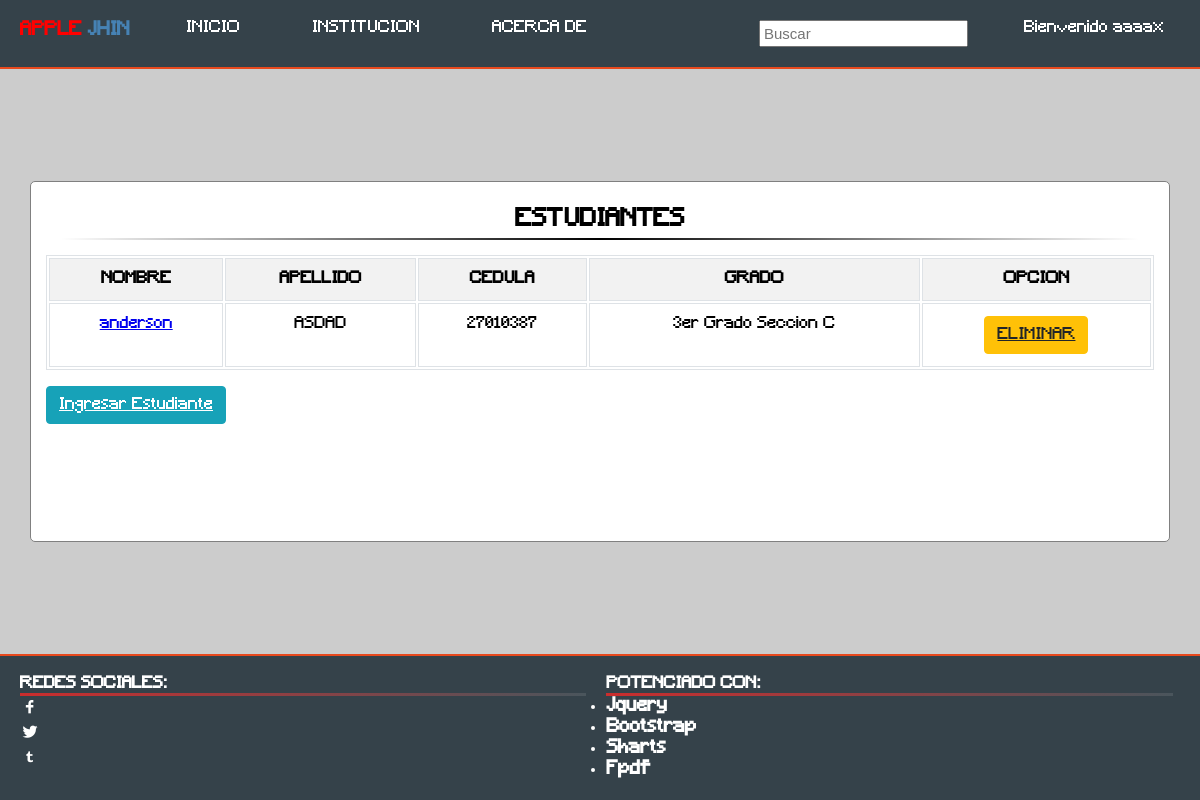
Page /perfil/estudiantes.php (signed in) on the earlier database version.
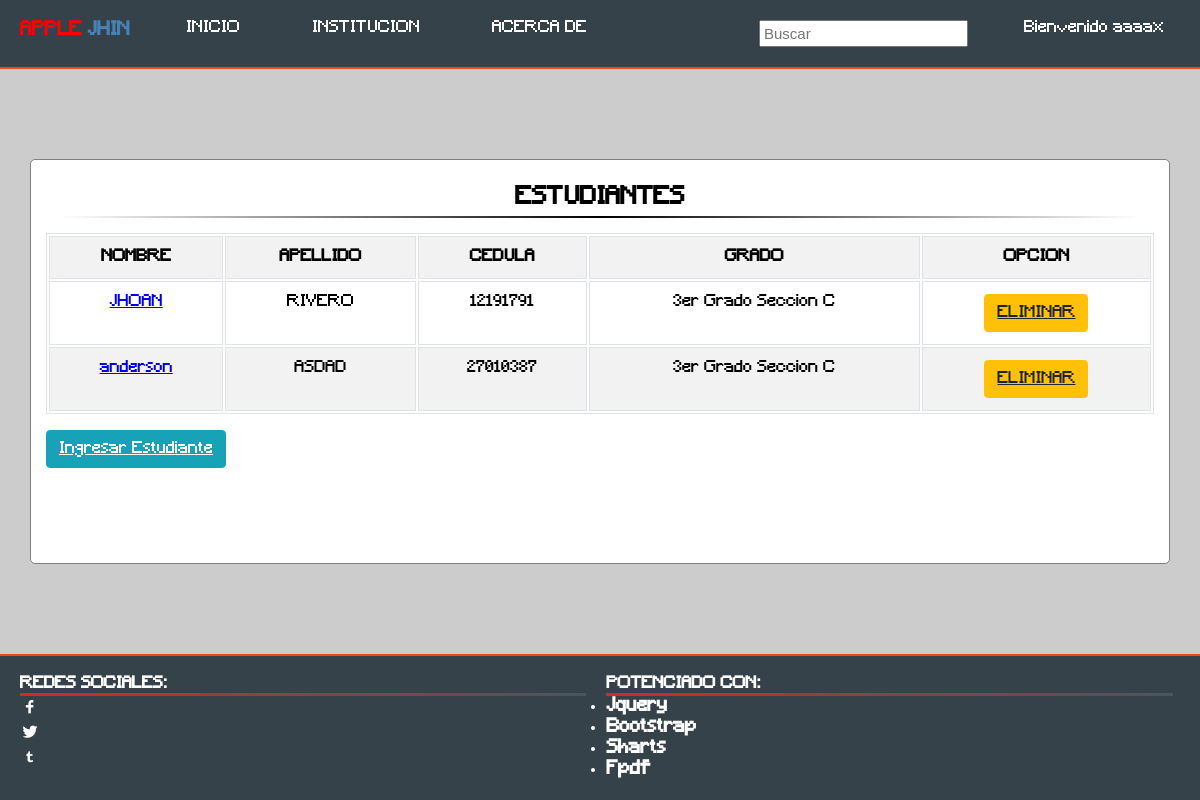
Same page on the later database version.
### tables this page shows
CREATE TABLE `estudiante` (
  `id_estudiante` int(11) NOT NULL AUTO_INCREMENT,
  `nombres` varchar(100) NOT NULL,
  `apellidos` varchar(100) NOT NULL,
  `cedula` varchar(100) NOT NULL,
  `grado` varchar(100) NOT NULL,
  PRIMARY KEY (`id_estudiante`),
  UNIQUE KEY `cedula` (`cedula`)
);

### php/estudiantes/conexion.php (called while the page is built, shortened)
<?php
	class conexions
	{
		private $host;
		private $user;
		private $password;
		private $database;
		function __construct(){
			$this->host 	= "localhost";
			$this->user 	= "root";
			$this->password = "";
			$this->database = "sanjose";
		}
		public function conectar(){
			$conexion = mysqli_connect($this->host, $this->user, $this->password, $this->database);
			return $conexion;
		}
	}
 ?>

### php/estudiantes/estudiante.php (called while the page is built, shortened)
<?php
	include "conexion.php";
	class estudiante
	{
		private $link;
		function __construct()
		{
			$this->conn  = new conexions();
			$this->link  = $this->conn->conectar();
		}
		public function getEstudiante()
		{
			$query  = "SELECT * FROM estudiante";
			$result = mysqli_query($this->link, $query);
			$data   = array();
			while ($data[] = mysqli_fetch_assoc($result));
			rsort($data);
			array_pop($data);
			return $data;
		}
	}
?>

### perfil/estudiantes.php (the view, shortened to what this page needs)
<?php
		include "../php/estudiantes/estudiante.php";
		$estudiantes = new estudiante;
		$estudiante = $estudiantes->getEstudiante();
	?>
	<!DOCTYPE html>
	<html>
	<head>
		<link rel="stylesheet" type="text/css" href="../css/estilos.css">
		<link rel="stylesheet" type="text/css" href="../css/bootstrap.css">
		<link rel="stylesheet" type="text/css" href="../css/icofont.css">
	</head>
	<body style="background-color: rgba(0,0,0,0.2);">
	<?php include "../php/acceso2.php"; ?>
		<main class="container" style="display: flex; background-color: rgba(0,0,0,0); flex-wrap:wrap;">
			<div class="wall-p">
					<div class="title-m">
					<h2>ESTUDIANTES</h2>
				<hr class="stylerf">
			</div>
								<table class="table table-striped table-bordered table-hover">
							<tr class="bg-pboots">
								<th>NOMBRE</th>
								<th>APELLIDO</th>
								<th>CEDULA</th>
								<th>GRADO</th>
								<th>OPCION</th>
							</tr>
								<?php  $i = 0;
					if (count($estudiante)>0) {
						foreach ($estudiante as $column => $value) {
					$i++;
				?>
						<tr class="elsegundo" style="text-align: center;">
							<td><a href="?id=<?=$value['id_estudiante'];?>"><?php echo $value['nombres'];?></a></td>
							<td><?php echo $value['apellidos'];?></td>
							<td><?php echo $value['cedula'];?></td>
							<td><?php echo $value['grado'];?></td>
							<td><a href="../php/maestros/maestro_controler.php?id=<?=$value['id_maestro'];?>&delete" class="btn btn-warning">ELIMINAR</a></td>
						</tr>
					<?php }
						} if($i == 0){?>
				<tr>
							<td>No hay datos</td>
								<?php }  ?>
					</table>
				<a href="#ventana2" class="btn btn-info" data-toggle="modal" style="display: inline-block;" ><span class="icon-user-plus"></span> Ingresar Estudiante</a>
			</div>
		</main>
			<footer>
				<div class="separador">
					<div class="principal">
						<h4>REDES SOCIALES:</h4>
						<ul style="font-size: 20px;">
							<li><span class="icon-social-facebook"></span></li>
							<li><span class="icon-social-twitter"></span></li>
							<li><span class="icon-social-tumbler"></span></li>
						</ul>
					</div>
					<div class="aside">
						<h4>POTENCIADO CON:</h4>
						<ul>
							<li><h3>Jquery</h3></li>
							<li><h3>Bootstrap</h3></li>
							<li><h3>Sharts</h3></li>
							<li><h3>Fpdf</h3></li>
						</ul>
					</div>
				</div>
			</footer>
</body>
</html>

Differences in the rows shown:
added estudiante: nombres "JHOAN", apellidos "RIVERO", cedula "12191791", grado "3er Grado Seccion C"
